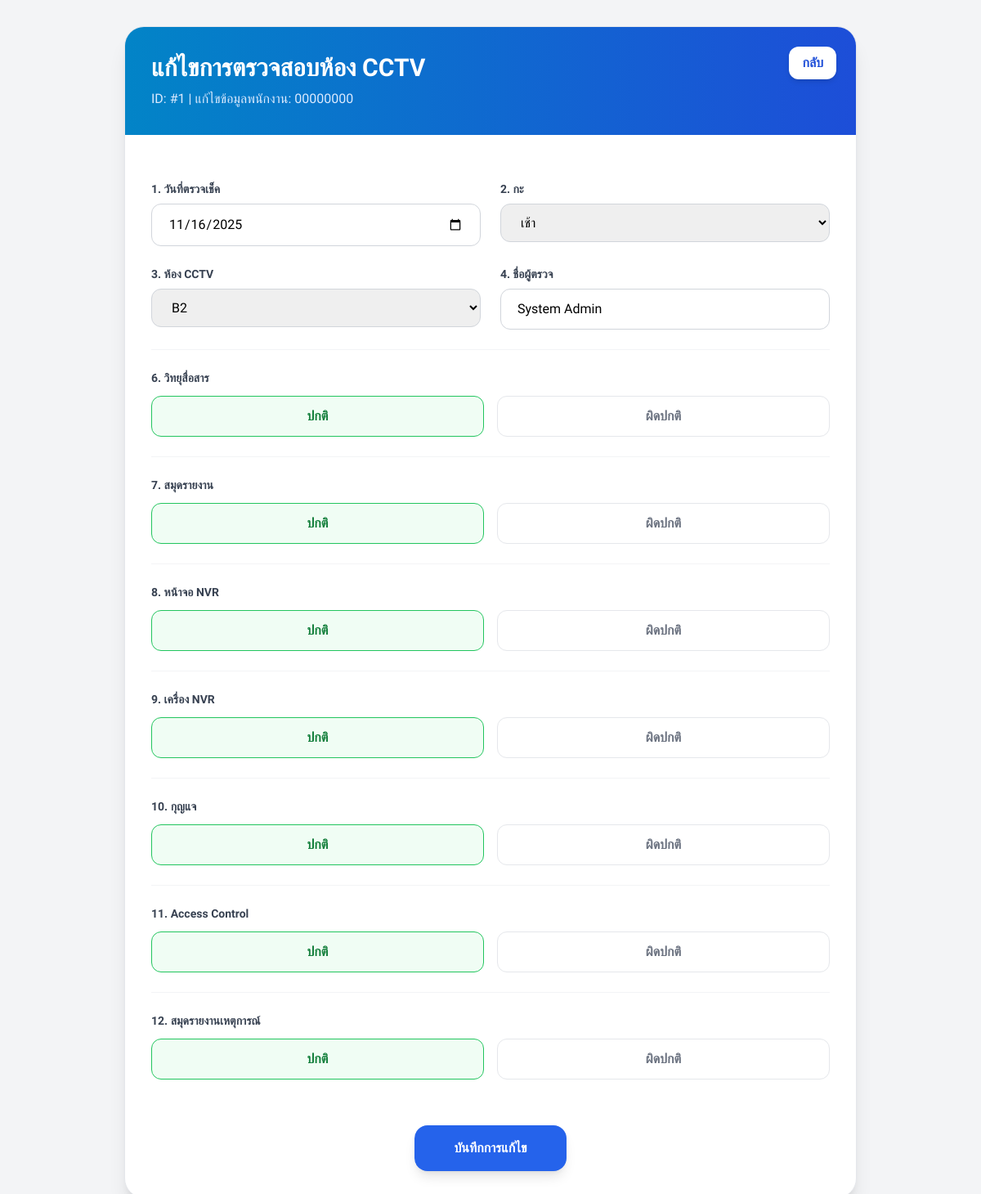
Screenshot of /edit_cctv_inspection.php?id=1 (signed in) with the database file from the repository.
### tables this page shows
CREATE TABLE `cctv_inspections` (
  `id` int NOT NULL AUTO_INCREMENT,
  `inspection_date` date NOT NULL,
  `shift` varchar(50) NOT NULL,
  `cctv_room` varchar(255) NOT NULL,
  `employee_id` varchar(255) NOT NULL,
  `employee_name` varchar(255) NOT NULL,
  `radio_status` varchar(255) NOT NULL,
  `report_books_status` varchar(255) NOT NULL,
  `nvr_screen_status` varchar(255) NOT NULL,
  `nvr_machine_status` varchar(255) NOT NULL,
  `keys_status` varchar(255) NOT NULL,
  `access_control_status` varchar(255) NOT NULL,
  `incident_report_status` varchar(255) NOT NULL,
  `submitted_by_id` int DEFAULT NULL,
  `created_at` timestamp NOT NULL DEFAULT CURRENT_TIMESTAMP,
  `is_deleted` tinyint(1) DEFAULT '0',
  `deleted_by` varchar(100) DEFAULT NULL,
  `deleted_at` datetime DEFAULT NULL,
  `updated_by` varchar(100) DEFAULT NULL,
  `updated_at` datetime DEFAULT NULL,
  PRIMARY KEY (`id`),
  KEY `submitted_by_id` (`submitted_by_id`),
  KEY `idx_cctv_inspection_room` (`cctv_room`),
  CONSTRAINT `cctv_inspections_ibfk_1` FOREIGN KEY (`submitted_by_id`) REFERENCES `users` (`id`) ON DELETE SET NULL
);

### edit_cctv_inspection.php (the view, shortened to what this page needs)
<?php
require_once "config.php";
$report_id = $_GET['id'] ?? null;
$report = null;
$stmt = $conn->prepare("SELECT * FROM cctv_inspections WHERE id = ?");
$stmt->bind_param("i", $report_id);
$stmt->execute();
$result = $stmt->get_result();
if ($result->num_rows === 1) {
    $report = $result->fetch_assoc();
} else {
    header("Location: report_page.php?error=not_found");
    exit;
}
?>
<!DOCTYPE html>
<html lang="th">
<head>
    <script src="https://cdn.tailwindcss.com"></script>
    <link rel="stylesheet" href="theme.css">
</head>
<body class="bg-gray-100 min-h-screen py-8 px-4">
    <div class="max-w-4xl mx-auto">
        <div class="bg-white rounded-3xl shadow-xl overflow-hidden border border-gray-200">
            <header class="bg-gradient-to-r from-sky-600 to-blue-700 text-white p-8 relative">
                <a href="report_page.php"
                    class="absolute top-6 right-6 bg-white text-blue-700 font-bold py-2 px-4 rounded-xl hover:bg-gray-100 transition shadow-md">กลับ</a>
                <h1 class="text-3xl font-bold">แก้ไขการตรวจสอบห้อง CCTV</h1>
                <p class="text-blue-100 mt-2">ID: #<?php echo $report_id; ?> | แก้ไขข้อมูลพนักงาน:
                    <?php echo $report['employee_id']; ?></p>
            </header>
            <div class="p-8">
                <form action="edit_cctv_inspection.php?id=<?php echo $report_id; ?>" method="POST" class="space-y-6">
                    <div class="grid grid-cols-1 md:grid-cols-2 gap-6">
                        <div>
                            <label class="block text-sm font-bold text-gray-700 mb-2">1. วันที่ตรวจเช็ค</label>
                            <input type="date" name="inspection_date" required
                                class="w-full px-5 py-3 rounded-xl border border-gray-300 focus:ring-2 focus:ring-blue-500"
                                value="<?php echo $report['inspection_date']; ?>">
                        </div>
                        <div>
                            <label class="block text-sm font-bold text-gray-700 mb-2">2. กะ</label>
                            <select name="shift" class="w-full px-5 py-3 rounded-xl border border-gray-300">
                                <option value="เช้า" <?php echo $report['shift'] == 'เช้า' ? 'selected' : ''; ?>>เช้า
                                </option>
                            </select>
                        </div>
                        <div>
                            <label class="block text-sm font-bold text-gray-700 mb-2">3. ห้อง CCTV</label>
                            <select name="cctv_room" required
                                class="w-full px-5 py-3 rounded-xl border border-gray-300">
                                <option value="B2" <?php echo $report['cctv_room'] == 'B2' ? 'selected' : ''; ?>>B2
                                </option>
                            </select>
                        </div>
                        <div>
                            <label class="block text-sm font-bold text-gray-700 mb-2">4. ชื่อผู้ตรวจ</label>
                            <input type="text" name="employee_name" required
                                class="w-full px-5 py-3 rounded-xl border border-gray-300"
                                value="<?php echo htmlspecialchars($report['employee_name']); ?>">
                        </div>
                    </div>
                    <?php
                    $items = [
                        'radio_status' => '6. วิทยุสื่อสาร',
                        'report_books_status' => '7. สมุดรายงาน',
                        'nvr_screen_status' => '8. หน้าจอ NVR',
                        'nvr_machine_status' => '9. เครื่อง NVR',
                        'keys_status' => '10. กุญแจ',
                        'access_control_status' => '11. Access Control',
                        'incident_report_status' => '12. สมุดรายงานเหตุการณ์'
                    ];
                    foreach ($items as $name => $label): ?>
                        <div class="pt-6 border-t border-gray-100">
                            <label class="block text-sm font-bold text-gray-700 mb-3"><?php echo $label; ?></label>
                            <div class="flex gap-4">
                                <label class="flex-1 cursor-pointer">
                                    <div
                                        class="p-3 text-center border rounded-xl peer-checked:border-green-500 peer-checked:bg-green-50 text-gray-500 peer-checked:text-green-700 font-bold transition">
                                        ปกติ</div>
                                </label>
                                <label class="flex-1 cursor-pointer">
                                    <div
                                        class="p-3 text-center border rounded-xl peer-checked:border-red-500 peer-checked:bg-red-50 text-gray-500 peer-checked:text-red-700 font-bold transition">
                                        ผิดปกติ</div>
                                </label>
                            </div>
                        </div>
                    <?php endforeach; ?>
                    <div class="pt-8 text-center">
                        <button type="submit"
                            class="bg-blue-600 text-white font-bold py-4 px-12 rounded-2xl hover:bg-blue-700 shadow-lg transition transform hover:-translate-y-1">บันทึกการแก้ไข</button>
                    </div>
                </form>
            </div>
        </div>
    </div>
</body>
</html>

### theme.css (style rules this page uses)
body { box-sizing: border-box; }

### edit_cctv_inspection.php (style rules this page uses)
body { font-family: 'Sarabun', sans-serif; }

### rows the page displays
cctv_inspections: employee "00000000", inspection_date "11/16/2025", shift "เช้า", cctv_room "B2", employee_name "System Admin"

### other values shown
$report_id "1"
$label "6. วิทยุสื่อสาร"
$label "7. สมุดรายงาน"
$label "8. หน้าจอ NVR"
$label "9. เครื่อง NVR"
$label "10. กุญแจ"
$label "11. Access Control"
$label "12. สมุดรายงานเหตุการณ์"
